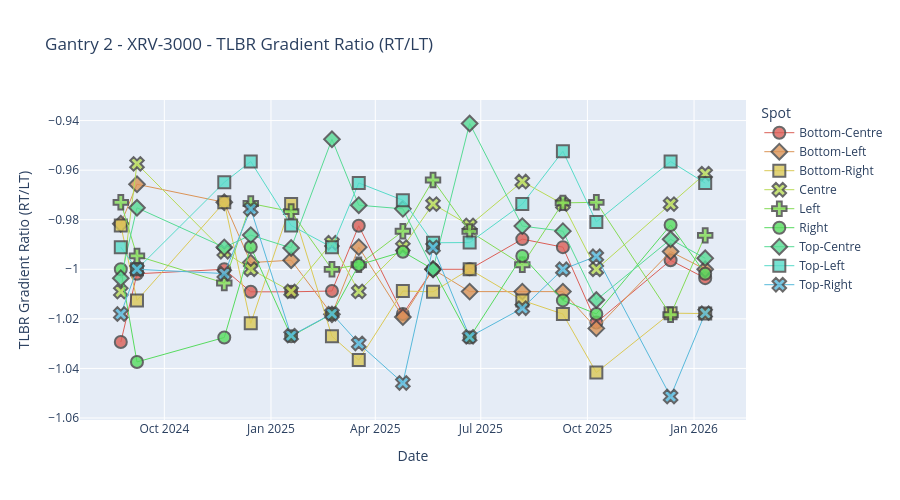

Write notebook code for a chart like this one.
### Markdown cell above
## Gradient ratio plots
- 'gr_hor', 'gr_vert', 'gr_bltr','gr_tlbr'
- tolerance  = None

### Code cell
plot_by_spot_position(gr_df, "spot_symmetry", "gr_tlbr", "Gantry 2", "XRV-3000", 70, 0, 24, None)
